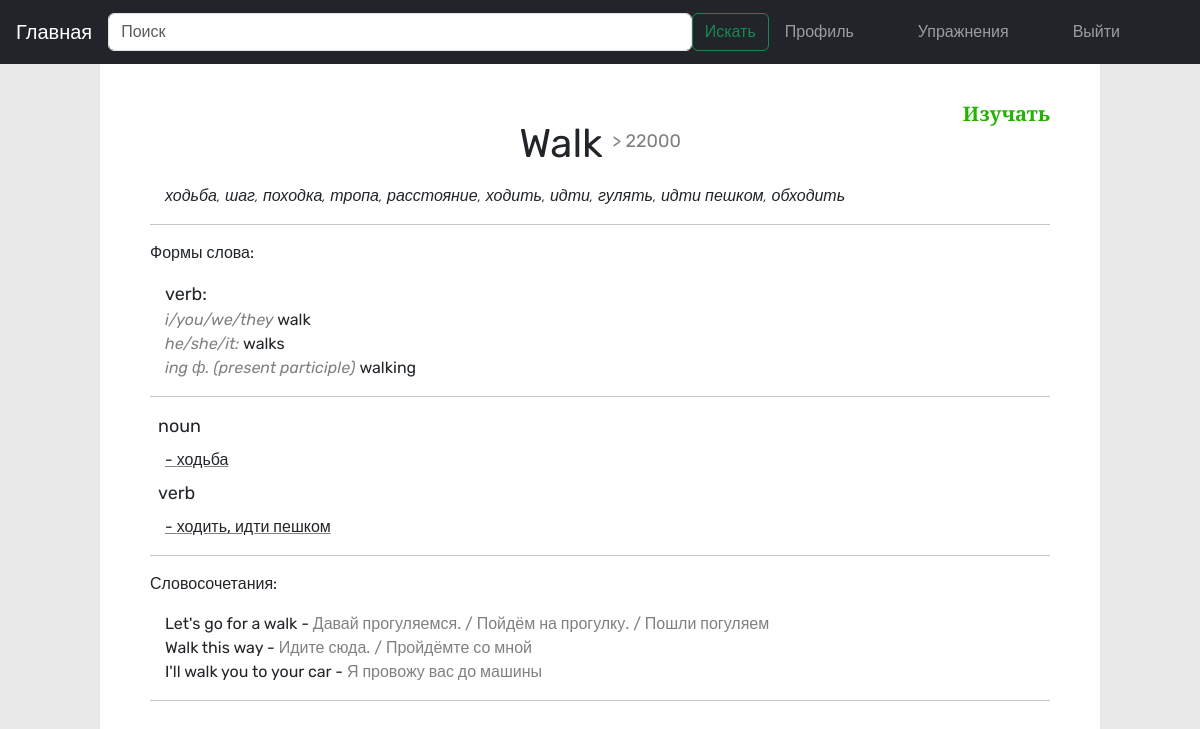
Page /words/?word=walk (signed in) on the committed database.
### word/models.py (models this page shows, shortened)
class Word(models.Model):
    name = models.CharField(max_length=255, unique=True)
    short_description = models.CharField(max_length=955, unique=True, blank=True, null=True)
    rank = models.CharField(default='22000', max_length=100, blank=True, null=True)
    class Meta:
        ordering = ['name', 'rank']

class Form(models.Model):
    word = models.ForeignKey(Word, on_delete=models.CASCADE, related_name='forms')
    part_of_speech = models.CharField(choices=PART_OF_SPEECH, max_length=200)
    condition = models.CharField(max_length=255, blank=True)
    value = models.CharField(max_length=255, blank=True)

class Description(models.Model):
    word = models.ForeignKey(Word, on_delete=models.CASCADE, related_name='descriptions')
    part_of_speech = models.CharField(choices=PART_OF_SPEECH, max_length=200)
    general_meaning = models.CharField(max_length=255, blank=True, null=True)
    deep_meaning = models.CharField(max_length=255, blank=True, null=True)
    translate = models.CharField(max_length=255, blank=True, null=True)

class Phrase(models.Model):
    word = models.ForeignKey(Word, on_delete=models.CASCADE, related_name='phrases')
    phrase = models.CharField(max_length=255, blank=True)
    translate = models.CharField(max_length=255, blank=True)

### word/views.py (the view)
# urls.py: path('', views.word_detail, name='word_detail'),
def word_detail(request):
    word_name = request.GET.get('word')
    try:
        word = get_object_or_404(Word, name=word_name.lower().strip())
        if request.method == 'GET':
            serializer = WordSerializer(word)
            word = serializer.data
            descriptions = _get_description(word)
            forms = _get_form(word)
            return render(request, 'detail.html', {'word': word,
                                                   'descriptions': descriptions,
                                                   'forms': forms})
    except Http404:
        return render(request, 'mistake.html')

### word/services.py (called while the page is built)
def _get_description(word):
    descriptions = {}
    for desc in word['descriptions']:
        descriptions.setdefault(desc['part_of_speech'], {})
        descriptions[desc['part_of_speech']].setdefault(
            desc['general_meaning'], [])
        descriptions[desc['part_of_speech']][desc['general_meaning']].append(
            (desc['deep_meaning'], desc['translate']))
    return descriptions

def _get_form(word):
    forms = {}
    for form in word['forms']:
         forms.setdefault(form['part_of_speech'], [])
         forms[form['part_of_speech']].append([form['condition'], form['value']])
    return forms

### word/templates/detail.html (shortened to what this page needs)
{% extends "base.html" %}
{% block content %}
<div class="main">
    <div class="block-detail-word ">
        <div class="word">
            <span class="name">{{ word.name|title }} <sub>{%if word.rank|add:"0" >= 22000 %}> {%endif%}{{ word.rank }}</sub></span>
            <div class="learning">
                <a class="create-study-word">Изучать</a>
            </div>
        </div>
        {% if not word.short_description == None %}
        <div class="phrase">
            <span class="short-description ">{{ word.short_description }}</span>
        </div>
        <hr>
        {% endif %}
        {% if forms %}
        <p>Формы слова:</p>
        <div class="d-flex forms-word phrase">
        {% for part_of_speech, forms in forms.items %}
        <div class="d-flex form-word">
            <span class="part-of-speech">{{part_of_speech}}:</span>
            {% for form in forms %}
                <span><i class="grey">{{form.0}}</i> {{form.1}}</span>
            {% endfor %}
        </div>
        {% endfor %}
        </div>
        <hr>
        {% endif %}
        {% for part_of_speech, description in descriptions.items%}
        <div class="meaning">
            <p class="m-2 part-of-speech">{{ part_of_speech }}</p>
            {% for general_meaning, deep_meaning in description.items%}
            {% if forloop.counter > 10 %}
            <div class="general-meaning hidden"> <span>{{ general_meaning }}</span>
                {% for meaning in deep_meaning %}
                {% if meaning.0 %}
                <div class="deep-meaning hidden">  {{ meaning.0 }} — <span class="grey">{{ meaning.1 }}</span></div>
                {% endif %}
                {% endfor %}
            </div>
            {% else %}
            <div class="general-meaning "> <span>{{ general_meaning }}</span>
            </div>
            {% endif %}
            {% endfor %}
        </div>
        {% endfor %}
        <hr>
        {% if word.phrases %}
        <p>Словосочетания:</p>
        {% for phrase in word.phrases%}
        <div class="phrase">
            <span >{{phrase.phrase}}</span> - <span class="grey">{{phrase.translate}}</span>
        </div>
        {% endfor %}
        <hr>
        {% endif %}
    </div>
</div>
{% endblock %}

### word/static/css/base.css (style rules this page uses)
html { height: 100%; }
body { font-family: 'Rubik', sans-serif; cursor: default; height: 100%; display: flex; flex-direction: column; }
.main { display: flex; flex-direction: row; justify-content: space-around; background-color: #e9e9e9; flex-grow: 1; }
.block-detail-word { padding: 50px; padding-top: 50px; width: 1000px; background-color: white; justify-content: center; }
.learning { position: absolute; top: -15px; right: 0px; font-size: 20px; font-weight: 600; color: green; font-family: 'Playfair Display', serif; }
.word { position: relative; margin-bottom: 10px; text-align: center; }
sub { vertical-align: super; color: grey; font-size: 18px; font-weight: 400; }
.name { font-size: 40px; font-weight: 400; }
.short-description { font-style: italic; font-weight: 200; }
.forms-word { flex-direction: row; }
.form-word { flex-direction: column; flex: 1; }
.part-of-speech { font-size: 18px; }
.general-meaning { margin-left: 15px; margin-bottom: 5px; }
.general-meaning > span::before { content: '- '; }
.phrase { margin-left: 15px; }
.grey { color: grey; }
.create-study-word { text-decoration: none; font-weight:900; color:#21b300 }

### rows in the picture
Word: name "Walk", rank "22000", short_description "ходьба, шаг, походка, тропа, расстояние, ходить, идти, гулять, идти пешком, обходить"
Form: condition "i/you/we/they", value "walk"
Form: condition "he/she/it:", value "walks"
Form: condition "ing ф. (present participle)", value "walking"
Description: description "ходьба"
Description: description "ходить, идти пешком"
Phrase: phrase "Let's go for a walk", translate "Давай прогуляемся. / Пойдём на прогулку. / Пошли погуляем"
Phrase: phrase "Walk this way", translate "Идите сюда. / Пройдёмте со мной"
Phrase: phrase "I'll walk you to your car", translate "Я провожу вас до машины"

### other values in the picture
{{ part_of_speech }} "verb"
{{ part_of_speech }} "noun" "verb"
